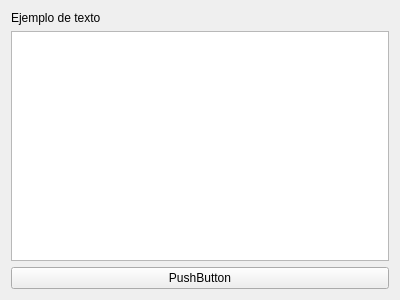
<?xml version="1.0" encoding="UTF-8"?>
<ui version="4.0">
 <class>ConfigWindowTest2Class</class>
 <widget class="QWidget" name="ConfigWindowTest2Class">
  <property name="geometry">
   <rect>
    <x>0</x>
    <y>0</y>
    <width>400</width>
    <height>300</height>
   </rect>
  </property>
  <property name="windowTitle">
   <string>ConfigWindowTest2</string>
  </property>
  <layout class="QVBoxLayout" name="verticalLayout_2">
   <item>
    <layout class="QVBoxLayout" name="verticalLayout">
     <item>
      <widget class="QLabel" name="label">
       <property name="text">
        <string>Ejemplo de texto</string>
       </property>
      </widget>
     </item>
     <item>
      <widget class="QTableView" name="tableView"/>
     </item>
     <item>
      <widget class="QPushButton" name="pushButton">
       <property name="text">
        <string>PushButton</string>
       </property>
      </widget>
     </item>
    </layout>
   </item>
  </layout>
 </widget>
 <layoutdefault spacing="6" margin="11"/>
 <resources/>
 <connections/>
</ui>
